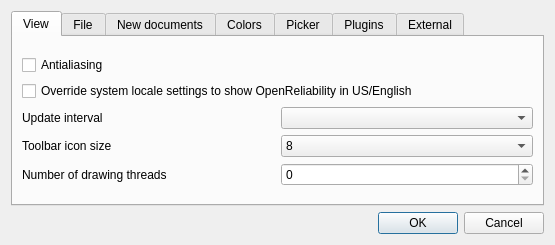
<?xml version="1.0" encoding="UTF-8"?>
<ui version="4.0">
 <class>PrefsDialog</class>
 <widget class="QDialog" name="PrefsDialog">
  <property name="geometry">
   <rect>
    <x>0</x>
    <y>0</y>
    <width>555</width>
    <height>245</height>
   </rect>
  </property>
  <property name="windowTitle">
   <string>Preferences</string>
  </property>
  <layout class="QVBoxLayout" name="verticalLayout_4">
   <item>
    <widget class="QTabWidget" name="tabWidget">
     <property name="currentIndex">
      <number>0</number>
     </property>
     <widget class="QWidget" name="View">
      <attribute name="title">
       <string>View</string>
      </attribute>
      <layout class="QVBoxLayout" name="verticalLayout">
       <item>
        <layout class="QGridLayout" name="gridLayout_3">
         <item row="0" column="0" colspan="2">
          <widget class="QCheckBox" name="antialiasCheck">
           <property name="toolTip">
            <string>Use antialiasing to smooth jagged edges</string>
           </property>
           <property name="text">
            <string>Antialiasing</string>
           </property>
          </widget>
         </item>
         <item row="1" column="0" colspan="2">
          <widget class="QCheckBox" name="englishCheck">
           <property name="toolTip">
            <string>Please restart OpenReliability after changing this option</string>
           </property>
           <property name="text">
            <string>Override system locale settings to show OpenReliability in US/English</string>
           </property>
          </widget>
         </item>
         <item row="2" column="0">
          <widget class="QLabel" name="label_5">
           <property name="text">
            <string>Update interval</string>
           </property>
          </widget>
         </item>
         <item row="2" column="1">
          <widget class="QComboBox" name="intervalCombo">
           <property name="toolTip">
            <string>How often OpenReliability will update the plot if it has changed</string>
           </property>
          </widget>
         </item>
         <item row="3" column="0">
          <widget class="QLabel" name="label_6">
           <property name="text">
            <string>Toolbar icon size</string>
           </property>
          </widget>
         </item>
         <item row="3" column="1">
          <widget class="QComboBox" name="iconSizeCombo">
           <item>
            <property name="text">
             <string>8</string>
            </property>
           </item>
           <item>
            <property name="text">
             <string>16</string>
            </property>
           </item>
           <item>
            <property name="text">
             <string>24</string>
            </property>
           </item>
           <item>
            <property name="text">
             <string>32</string>
            </property>
           </item>
           <item>
            <property name="text">
             <string>48</string>
            </property>
           </item>
           <item>
            <property name="text">
             <string>64</string>
            </property>
           </item>
          </widget>
         </item>
         <item row="4" column="0">
          <widget class="QLabel" name="label_11">
           <property name="text">
            <string>Number of drawing threads</string>
           </property>
          </widget>
         </item>
         <item row="4" column="1">
          <widget class="QSpinBox" name="threadSpinBox">
           <property name="toolTip">
            <string>Maximum number of parallel threads to use for drawing plots.
Set to 0 to disable threads.</string>
           </property>
           <property name="maximum">
            <number>16</number>
           </property>
          </widget>
         </item>
        </layout>
       </item>
      </layout>
     </widget>
     <widget class="QWidget" name="File">
      <attribute name="title">
       <string>File</string>
      </attribute>
      <layout class="QHBoxLayout" name="horizontalLayout_2">
       <item>
        <widget class="QGroupBox" name="groupBox">
         <property name="title">
          <string>Default document directory</string>
         </property>
         <layout class="QVBoxLayout" name="verticalLayout_8">
          <item>
           <widget class="QRadioButton" name="dirDocPrevRadio">
            <property name="text">
             <string>Previous session</string>
            </property>
           </widget>
          </item>
          <item>
           <widget class="QRadioButton" name="dirDocCWDRadio">
            <property name="text">
             <string>Current working directory</string>
            </property>
           </widget>
          </item>
         </layout>
        </widget>
       </item>
       <item>
        <widget class="QGroupBox" name="groupBox_2">
         <property name="title">
          <string>Default export directory</string>
         </property>
         <layout class="QVBoxLayout" name="verticalLayout_5">
          <item>
           <widget class="QRadioButton" name="dirExportDocRadio">
            <property name="text">
             <string>Document directory</string>
            </property>
           </widget>
          </item>
          <item>
           <widget class="QRadioButton" name="dirExportPrevRadio">
            <property name="text">
             <string>Previous session</string>
            </property>
           </widget>
          </item>
          <item>
           <widget class="QRadioButton" name="dirExportCWDRadio">
            <property name="text">
             <string>Current working directory</string>
            </property>
           </widget>
          </item>
         </layout>
        </widget>
       </item>
      </layout>
     </widget>
     <widget class="QWidget" name="StylesTab">
      <attribute name="title">
       <string>New documents</string>
      </attribute>
      <layout class="QVBoxLayout" name="verticalLayout_3">
       <item>
        <widget class="QLabel" name="label_8">
         <property name="sizePolicy">
          <sizepolicy hsizetype="Preferred" vsizetype="Maximum">
           <horstretch>0</horstretch>
           <verstretch>0</verstretch>
          </sizepolicy>
         </property>
         <property name="text">
          <string>Default stylesheet and custom definition files to load in new documents</string>
         </property>
         <property name="wordWrap">
          <bool>true</bool>
         </property>
        </widget>
       </item>
       <item>
        <layout class="QGridLayout" name="gridLayout">
         <item row="0" column="0">
          <widget class="QLabel" name="label_4">
           <property name="text">
            <string>Stylesheet</string>
           </property>
          </widget>
         </item>
         <item row="0" column="1">
          <widget class="QLineEdit" name="styleLineEdit">
           <property name="toolTip">
            <string>A stylesheet file name specified here will be automatically loaded when creating a new document.
Leave blank for no stylesheet to be loaded.</string>
           </property>
          </widget>
         </item>
         <item row="0" column="2">
          <widget class="QPushButton" name="styleBrowseButton">
           <property name="text">
            <string>Browse...</string>
           </property>
          </widget>
         </item>
         <item row="1" column="0">
          <widget class="QLabel" name="label_7">
           <property name="text">
            <string>Custom definitons</string>
           </property>
          </widget>
         </item>
         <item row="1" column="1">
          <widget class="QLineEdit" name="customLineEdit">
           <property name="toolTip">
            <string>A custom definiton file name specified here will be automatically
loaded when creating a new document. Leave blank for no file
to be loaded.</string>
           </property>
          </widget>
         </item>
         <item row="1" column="2">
          <widget class="QPushButton" name="customBrowseButton">
           <property name="text">
            <string>Browse...</string>
           </property>
          </widget>
         </item>
        </layout>
       </item>
      </layout>
     </widget>
     <widget class="QWidget" name="tab">
      <attribute name="title">
       <string>Colors</string>
      </attribute>
      <layout class="QVBoxLayout" name="verticalLayout_2">
       <item>
        <widget class="QGroupBox" name="colorGroup">
         <property name="title">
          <string>Colors used by the OpenReliability user interface</string>
         </property>
        </widget>
       </item>
      </layout>
     </widget>
     <widget class="QWidget" name="Picker">
      <attribute name="title">
       <string>Picker</string>
      </attribute>
      <layout class="QVBoxLayout" name="verticalLayout_6">
       <item>
        <widget class="QCheckBox" name="pickerToConsoleCheck">
         <property name="text">
          <string>Print picked points to internal console</string>
         </property>
        </widget>
       </item>
       <item>
        <widget class="QCheckBox" name="pickerToClipboardCheck">
         <property name="text">
          <string>Copy picked points to clipboard</string>
         </property>
        </widget>
       </item>
      </layout>
     </widget>
     <widget class="QWidget" name="pluginTab">
      <attribute name="title">
       <string>Plugins</string>
      </attribute>
      <layout class="QGridLayout" name="gridLayout_4">
       <item row="1" column="0" colspan="4">
        <widget class="QListView" name="pluginList"/>
       </item>
       <item row="3" column="0">
        <spacer name="horizontalSpacer">
         <property name="orientation">
          <enum>Qt::Horizontal</enum>
         </property>
         <property name="sizeHint" stdset="0">
          <size>
           <width>40</width>
           <height>20</height>
          </size>
         </property>
        </spacer>
       </item>
       <item row="3" column="1">
        <widget class="QPushButton" name="pluginAddButton">
         <property name="text">
          <string>Add...</string>
         </property>
        </widget>
       </item>
       <item row="0" column="0" colspan="4">
        <widget class="QLabel" name="label_10">
         <property name="text">
          <string>Add entries here to load OpenReliability import plugins. Entries should consist of a Python file to load.</string>
         </property>
         <property name="wordWrap">
          <bool>true</bool>
         </property>
        </widget>
       </item>
       <item row="3" column="2">
        <widget class="QPushButton" name="pluginRemoveButton">
         <property name="sizePolicy">
          <sizepolicy hsizetype="Minimum" vsizetype="Fixed">
           <horstretch>0</horstretch>
           <verstretch>0</verstretch>
          </sizepolicy>
         </property>
         <property name="text">
          <string>Remove</string>
         </property>
        </widget>
       </item>
      </layout>
     </widget>
     <widget class="QWidget" name="tab_2">
      <attribute name="title">
       <string>External</string>
      </attribute>
      <layout class="QVBoxLayout" name="verticalLayout_7">
       <item>
        <layout class="QHBoxLayout" name="horizontalLayout">
         <item>
          <widget class="QLabel" name="label_14">
           <property name="text">
            <string>Python path</string>
           </property>
          </widget>
         </item>
         <item>
          <widget class="QLineEdit" name="externalPythonPath">
           <property name="toolTip">
            <string>&lt;html&gt;&lt;head/&gt;&lt;body&gt;&lt;p&gt;Enter a colon-separated list of directories to be added to the beginning of the python path. This can be used to find Python modules located in non-default locations. Changing this setting requires a restart.&lt;/p&gt;&lt;/body&gt;&lt;/html&gt;</string>
           </property>
          </widget>
         </item>
        </layout>
       </item>
      </layout>
     </widget>
    </widget>
   </item>
   <item>
    <widget class="QDialogButtonBox" name="buttonBox">
     <property name="standardButtons">
      <set>QDialogButtonBox::Cancel|QDialogButtonBox::Ok</set>
     </property>
    </widget>
   </item>
  </layout>
 </widget>
 <resources/>
 <connections>
  <connection>
   <sender>buttonBox</sender>
   <signal>accepted()</signal>
   <receiver>PrefsDialog</receiver>
   <slot>accept()</slot>
   <hints>
    <hint type="sourcelabel">
     <x>169</x>
     <y>236</y>
    </hint>
    <hint type="destinationlabel">
     <x>169</x>
     <y>126</y>
    </hint>
   </hints>
  </connection>
  <connection>
   <sender>buttonBox</sender>
   <signal>rejected()</signal>
   <receiver>PrefsDialog</receiver>
   <slot>reject()</slot>
   <hints>
    <hint type="sourcelabel">
     <x>169</x>
     <y>236</y>
    </hint>
    <hint type="destinationlabel">
     <x>169</x>
     <y>126</y>
    </hint>
   </hints>
  </connection>
 </connections>
</ui>
